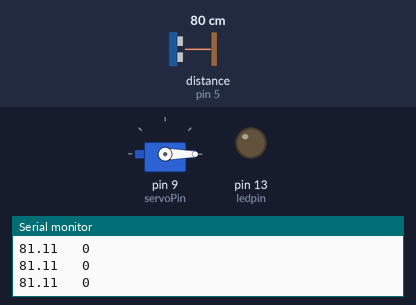
The sketch below on a simulated Arduino Uno, built with avr-gcc and run on an emulated ATmega328P. Shown: servo, output pins drawn as LEDs (lit = HIGH), the last lines printed to the serial monitor. Wiring (inferred from the names in the program): ultrasonic range finder: trigger pin 6; echo pin 5. The test bench sets the inputs (shaded band); at power-on: distance to the obstacle (sensor on pin 5) 80 cm. The echo pulse lasts 58.3 µs per cm; pins used as bus, display or sensor lines are not drawn.

Above: at 1.2 s.
1.3 s: distance to the obstacle (sensor on pin 5) set to 15 cm
4.3 s: distance to the obstacle (sensor on pin 5) set to 12 cm
At 5.0 s:
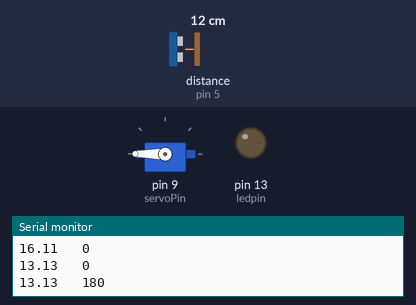
5.8 s: distance to the obstacle (sensor on pin 5) set to 18 cm
At 7.5 s:
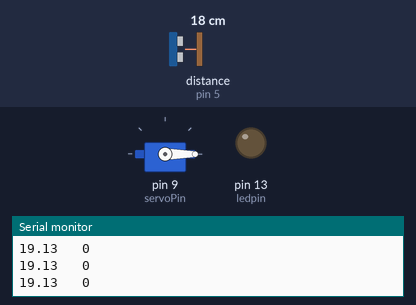
7.8 s: distance to the obstacle (sensor on pin 5) set to 2 cm
At 8.5 s:
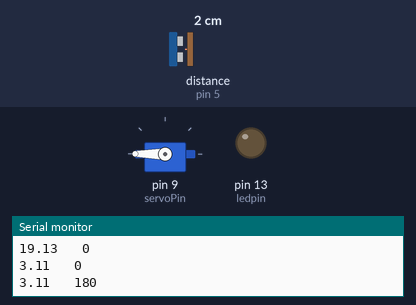
Timing chart, 0 to 10.3 s (numbered marks = the images above; inputs shaded):
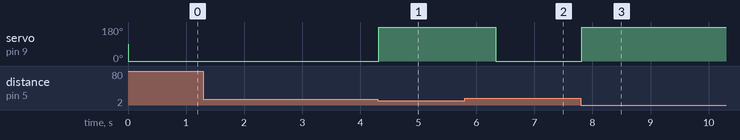

The sketch:

automatic_sanitiser.ino
```cpp
#include<Servo.h>

int ledpin=13;
int trigPin=6;
int echoPin=5;
double pingtime;
double distance;

double sum=0.00;
double totalmeasurements=50.00;
double meandistance;

int servoPin=9;
int angle=0;


Servo myservo;


void setup()
{
     pinMode(ledpin,OUTPUT);
     pinMode(trigPin,OUTPUT);
     pinMode(echoPin,INPUT);

     myservo.attach(servoPin);

     Serial.begin(9600);
}

void pulseSend()
{
   digitalWrite(trigPin,LOW);
   delayMicroseconds(10);
   digitalWrite(trigPin,HIGH);
   delayMicroseconds(10);
   digitalWrite(trigPin,LOW);

}


void loop()
{

    pulseSend();

    pingtime= (pulseIn(echoPin,HIGH)/2) ;    // time in microseconds

    distance= 343.00 * (pingtime /10000)  + 1.43 ;


     Serial.print(distance);
    Serial.print("   ");
    Serial.println(angle);


    angle=0;
    myservo.write(angle);


    if(distance<15)
    {angle=180;
      myservo.write(angle);
          Serial.print(distance);
    Serial.print("   ");
    Serial.println(angle);

     delay(2000);
    }

}
```

Measured:
- the behaviour switches between 14 and 13 cm on distance to the obstacle (sensor on pin 5) (found by bisection; images 0 and 1)
- after the input at 4.3 s, servo on pin 9 (servoPin): 0° → 180° at once
- after the input at 5.8 s, servo on pin 9 (servoPin): 180° → 0° after 0.54 s
- after the input at 7.8 s, servo on pin 9 (servoPin): 0° → 180° at once
